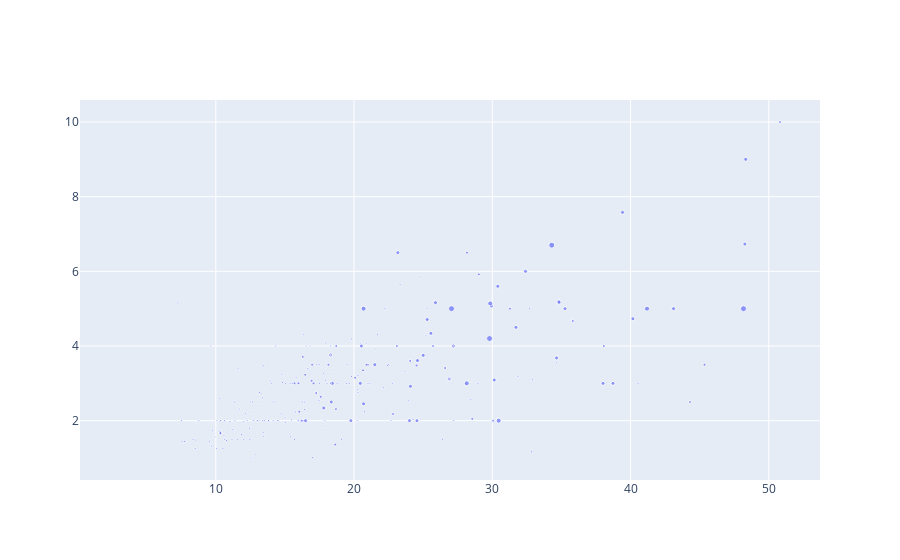

Notebook code for this chart:
### Code cell
fig=go.Figure()
fig.add_trace(go.Scatter(x=tips.total_bill,y=tips.tip,mode='markers',marker_size=tips['size']))

### Figure 1 — Plotly figure (JSON) as saved in the notebook; plotly's stock layout.template omitted (floating-point values rounded to 4 significant figures; data arrays with more than 128 entries replaced by an {"elided": "..."} marker saying what was removed)
{"data": [{"marker": {"size": {"elided": "244 int values"}}, "mode": "markers", "type": "scatter", "x": {"elided": "244 float values"}, "y": {"elided": "244 float values"}}], "layout": {"autosize": true, "xaxis": {"autorange": true, "range": [0.1671, 53.71], "type": "linear"}, "yaxis": {"autorange": true, "range": [0.3077, 10.69], "type": "linear"}}}
